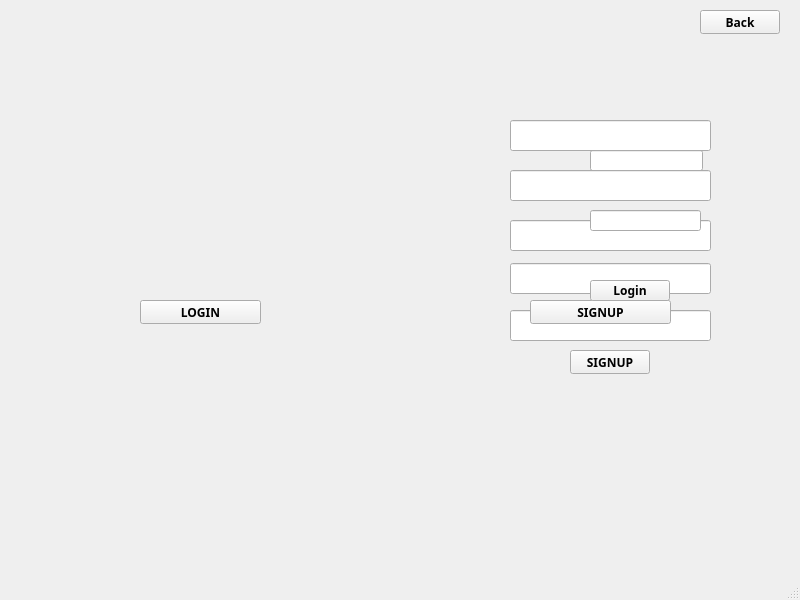
<?xml version="1.0" encoding="UTF-8"?>
<ui version="4.0">
 <class>MainWindow</class>
 <widget class="QMainWindow" name="MainWindow">
  <property name="enabled">
   <bool>true</bool>
  </property>
  <property name="geometry">
   <rect>
    <x>0</x>
    <y>0</y>
    <width>800</width>
    <height>600</height>
   </rect>
  </property>
  <property name="windowTitle">
   <string>MainWindow</string>
  </property>
  <widget class="QWidget" name="centralwidget">
   <widget class="QPushButton" name="login">
    <property name="geometry">
     <rect>
      <x>590</x>
      <y>280</y>
      <width>80</width>
      <height>21</height>
     </rect>
    </property>
    <property name="font">
     <font>
      <family>Segoe UI Black</family>
      <bold>true</bold>
     </font>
    </property>
    <property name="styleSheet">
     <string notr="true"/>
    </property>
    <property name="text">
     <string>Login</string>
    </property>
   </widget>
   <widget class="QLineEdit" name="ID">
    <property name="geometry">
     <rect>
      <x>590</x>
      <y>150</y>
      <width>113</width>
      <height>21</height>
     </rect>
    </property>
   </widget>
   <widget class="QLineEdit" name="pass">
    <property name="geometry">
     <rect>
      <x>590</x>
      <y>210</y>
      <width>111</width>
      <height>21</height>
     </rect>
    </property>
    <property name="echoMode">
     <enum>QLineEdit::Password</enum>
    </property>
   </widget>
   <widget class="QPushButton" name="gotoLoginPage">
    <property name="geometry">
     <rect>
      <x>140</x>
      <y>300</y>
      <width>121</width>
      <height>24</height>
     </rect>
    </property>
    <property name="font">
     <font>
      <family>Segoe UI Black</family>
      <bold>true</bold>
     </font>
    </property>
    <property name="styleSheet">
     <string notr="true"/>
    </property>
    <property name="text">
     <string>LOGIN</string>
    </property>
   </widget>
   <widget class="QPushButton" name="gotoSignupPage">
    <property name="geometry">
     <rect>
      <x>530</x>
      <y>300</y>
      <width>141</width>
      <height>24</height>
     </rect>
    </property>
    <property name="font">
     <font>
      <family>Segoe UI Black</family>
      <bold>true</bold>
     </font>
    </property>
    <property name="text">
     <string>SIGNUP</string>
    </property>
   </widget>
   <widget class="QLineEdit" name="firstname">
    <property name="geometry">
     <rect>
      <x>510</x>
      <y>120</y>
      <width>201</width>
      <height>31</height>
     </rect>
    </property>
   </widget>
   <widget class="QLineEdit" name="LastName">
    <property name="geometry">
     <rect>
      <x>510</x>
      <y>170</y>
      <width>201</width>
      <height>31</height>
     </rect>
    </property>
   </widget>
   <widget class="QLineEdit" name="SetId">
    <property name="geometry">
     <rect>
      <x>510</x>
      <y>220</y>
      <width>201</width>
      <height>31</height>
     </rect>
    </property>
   </widget>
   <widget class="QLineEdit" name="SetPass">
    <property name="geometry">
     <rect>
      <x>510</x>
      <y>263</y>
      <width>201</width>
      <height>31</height>
     </rect>
    </property>
    <property name="echoMode">
     <enum>QLineEdit::Password</enum>
    </property>
   </widget>
   <widget class="QLineEdit" name="ConfirmPass">
    <property name="geometry">
     <rect>
      <x>510</x>
      <y>310</y>
      <width>201</width>
      <height>31</height>
     </rect>
    </property>
    <property name="echoMode">
     <enum>QLineEdit::Password</enum>
    </property>
   </widget>
   <widget class="QPushButton" name="signup">
    <property name="geometry">
     <rect>
      <x>570</x>
      <y>350</y>
      <width>80</width>
      <height>24</height>
     </rect>
    </property>
    <property name="font">
     <font>
      <family>Segoe UI Black</family>
      <bold>true</bold>
     </font>
    </property>
    <property name="text">
     <string>SIGNUP</string>
    </property>
   </widget>
   <widget class="QLabel" name="loginAndSignupLabel">
    <property name="geometry">
     <rect>
      <x>-2</x>
      <y>-25</y>
      <width>811</width>
      <height>471</height>
     </rect>
    </property>
    <property name="text">
     <string/>
    </property>
    <property name="pixmap">
     <pixmap>../1.png</pixmap>
    </property>
   </widget>
   <widget class="QLabel" name="LoginPage">
    <property name="geometry">
     <rect>
      <x>-2</x>
      <y>-25</y>
      <width>801</width>
      <height>471</height>
     </rect>
    </property>
    <property name="text">
     <string/>
    </property>
    <property name="pixmap">
     <pixmap>../2.png</pixmap>
    </property>
   </widget>
   <widget class="QLabel" name="SignUpPage">
    <property name="geometry">
     <rect>
      <x>-2</x>
      <y>-25</y>
      <width>801</width>
      <height>471</height>
     </rect>
    </property>
    <property name="text">
     <string/>
    </property>
    <property name="pixmap">
     <pixmap>../8.png</pixmap>
    </property>
   </widget>
   <widget class="QPushButton" name="back">
    <property name="geometry">
     <rect>
      <x>700</x>
      <y>10</y>
      <width>80</width>
      <height>24</height>
     </rect>
    </property>
    <property name="font">
     <font>
      <family>Segoe UI Black</family>
      <bold>true</bold>
     </font>
    </property>
    <property name="text">
     <string>Back</string>
    </property>
   </widget>
   <zorder>loginAndSignupLabel</zorder>
   <zorder>LoginPage</zorder>
   <zorder>SignUpPage</zorder>
   <zorder>firstname</zorder>
   <zorder>LastName</zorder>
   <zorder>SetId</zorder>
   <zorder>SetPass</zorder>
   <zorder>ConfirmPass</zorder>
   <zorder>signup</zorder>
   <zorder>gotoLoginPage</zorder>
   <zorder>gotoSignupPage</zorder>
   <zorder>login</zorder>
   <zorder>pass</zorder>
   <zorder>ID</zorder>
   <zorder>back</zorder>
  </widget>
  <widget class="QMenuBar" name="menubar">
   <property name="geometry">
    <rect>
     <x>0</x>
     <y>0</y>
     <width>800</width>
     <height>21</height>
    </rect>
   </property>
  </widget>
  <widget class="QStatusBar" name="statusbar"/>
 </widget>
 <resources/>
 <connections/>
</ui>
